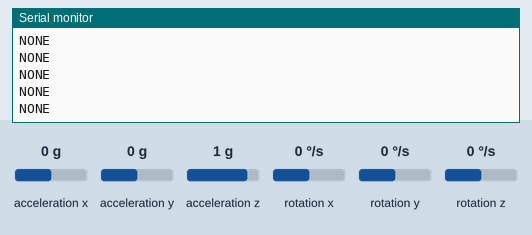
The sketch below on a simulated Arduino Uno, built with avr-gcc and run on an emulated ATmega328P. Parts: the last lines printed to the serial monitor. Inputs (shaded band) come from the test bench; at power-on: acceleration x 0 g, acceleration y 0 g, acceleration z 1 g, rotation x 0 °/s, rotation y 0 °/s, rotation z 0 °/s.

Above: at 2.2 s.
2.3 s: acceleration x set to -1.4 g
At 2.34 s:
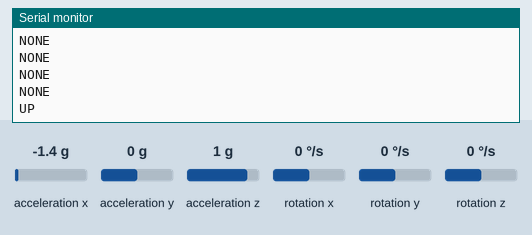
4.2 s: acceleration x set to 0.8 g
At 4.28 s:
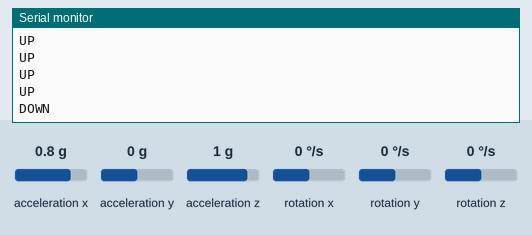

Measured:
- after the input at 2.3 s, the serial monitor: prints a new line at once (image 1)
- after the input at 4.2 s, the serial monitor: prints a new line after 0.07 s (image 2)

The sketch:

sketch_sep2a.ino
```cpp
#include <Wire.h>
#include <MPU6050_light.h>


MPU6050 mpu(Wire);
float roll, pitch;


void setup() {
  Serial.begin(115200);
  Wire.begin();
  mpu.begin();
  mpu.calcOffsets();  // Keep sensor still during calibration!
}


void loop() {
  mpu.update();
  roll  = mpu.getAngleX();
  pitch = mpu.getAngleY();


  // Check tilt and send direction over serial
  if      (pitch >  20) Serial.println("UP");
  else if (pitch < -20) Serial.println("DOWN");
  else if (roll  >  20) Serial.println("RIGHT");
  else if (roll  < -20) Serial.println("LEFT");
  else                  Serial.println("NONE");


  delay(100);  // 100ms between readings (10 times per second)
}
```
